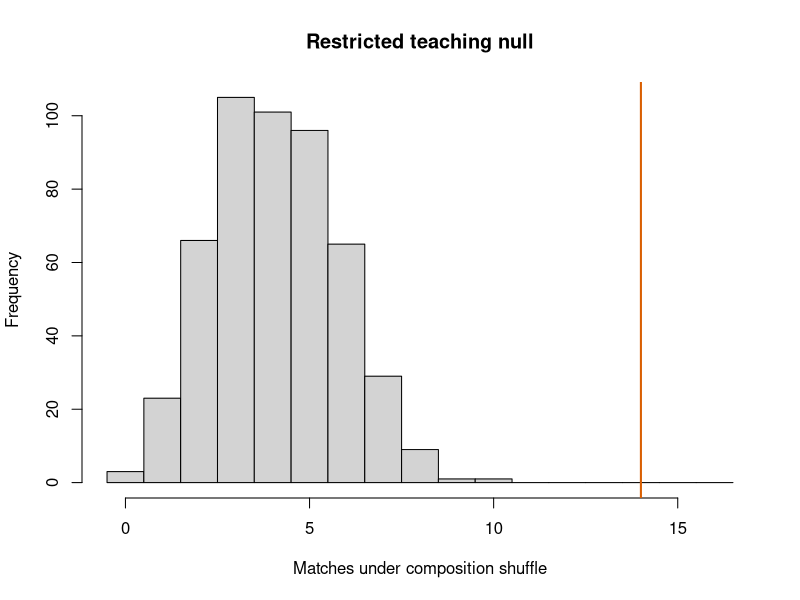

The R source for this figure:
## ---- chunk 1
a <- strsplit("ACGTACGTACGTACGT","")[[1]]
b <- strsplit("ACGTACGTTCGTACGA","")[[1]]
stopifnot(length(a)==length(b))
observed <- sum(a==b)
c(matches=observed,length=length(a),identity=observed/length(a))
stopifnot(observed==14)
## ---- chunk 2
set.seed(401)
shuffled <- replicate(499,sum(a==sample(b)))
p_mc <- (1+sum(shuffled>=observed))/(length(shuffled)+1)
c(shuffle_mean=mean(shuffled),observed=observed,shuffle_tail=p_mc)
hist(shuffled,breaks=seq(-.5,16.5,1),xlab="Matches under composition shuffle",main="Restricted teaching null")
abline(v=observed,col="#d95f02",lwd=2)
## ---- chunk 3
claims <- data.frame(claim=c("sequence similarity","homology","shared function"),
 evidence=c("explicit aligned comparison","ancestry inference with appropriate context",
 "functional/domain/experimental evidence"))
claims
